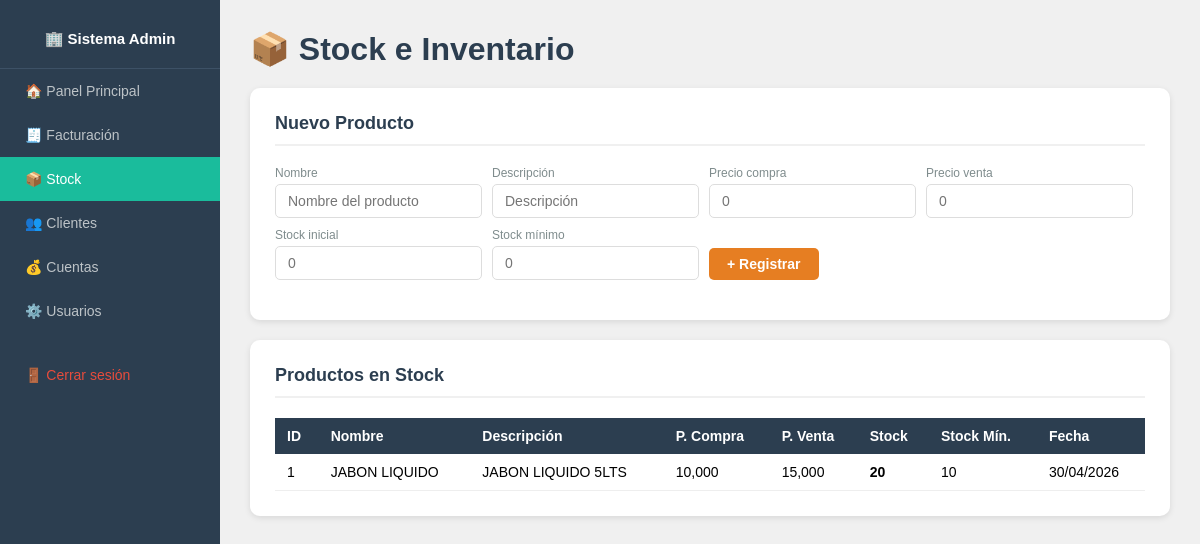
The page /stock (signed in) on the database its author committed.
### tables this page shows
CREATE TABLE productos (
            id INTEGER PRIMARY KEY AUTOINCREMENT,
            nombre TEXT UNIQUE,
            descripcion TEXT,
            precio_compra REAL,
            precio_venta REAL,
            stock INTEGER,
            stock_minimo INTEGER,
            fecha TEXT
        );

### app.py (the view)
@app.route("/stock")
@login_requerido
def stock():
    con = get_db()
    cur = con.cursor()
    cur.execute("SELECT * FROM productos ORDER BY id DESC")
    productos = cur.fetchall()
    con.close()
    return render_template("stock.html", productos=productos)

### app.py (called while the page is built)
def get_db():
    con = sqlite3.connect("facturas.db")
    con.row_factory = sqlite3.Row
    return con

def login_requerido(f):
    @wraps(f)
    def decorador(*args, **kwargs):
        if "usuario" not in session:
            return redirect(url_for("login"))
        return f(*args, **kwargs)
    return decorador

### templates/stock.html
{% extends "base.html" %}
{% block contenido %}
<h1 style="color:#2c3e50; margin-bottom:20px;">📦 Stock e Inventario</h1>
<div class="seccion">
  <h2>Nuevo Producto</h2>
  <form method="POST" action="/stock/nuevo">
    <div class="form-grupo">
      <div>
        <label>Nombre</label>
        <input type="text" name="nombre" placeholder="Nombre del producto" required>
      </div>
      <div>
        <label>Descripción</label>
        <input type="text" name="descripcion" placeholder="Descripción">
      </div>
      <div>
        <label>Precio compra</label>
        <input type="number" name="precio_compra" placeholder="0" required>
      </div>
      <div>
        <label>Precio venta</label>
        <input type="number" name="precio_venta" placeholder="0" required>
      </div>
      <div>
        <label>Stock inicial</label>
        <input type="number" name="stock" placeholder="0" required>
      </div>
      <div>
        <label>Stock mínimo</label>
        <input type="number" name="stock_minimo" placeholder="0">
      </div>
      <div>
        <button type="submit" class="btn btn-naranja">+ Registrar</button>
      </div>
    </div>
  </form>
</div>
<div class="seccion">
  <h2>Productos en Stock</h2>
  <table>
    <thead>
      <tr>
        <th>ID</th>
        <th>Nombre</th>
        <th>Descripción</th>
        <th>P. Compra</th>
        <th>P. Venta</th>
        <th>Stock</th>
        <th>Stock Mín.</th>
        <th>Fecha</th>
      </tr>
    </thead>
    <tbody>
      {% for p in productos %}
      <tr style="{% if p[5] <= p[6] %}background-color:#fde8e8;{% endif %}">
        <td>{{ p[0] }}</td>
        <td>{{ p[1] }}</td>
        <td>{{ p[2] }}</td>
        <td>{{ "{:,.0f}".format(p[3]) }}</td>
        <td>{{ "{:,.0f}".format(p[4]) }}</td>
        <td><strong>{{ p[5] }}</strong></td>
        <td>{{ p[6] }}</td>
        <td>{{ p[7] }}</td>
      </tr>
      {% endfor %}
    </tbody>
  </table>
</div>
{% endblock %}

### templates/base.html (style rules this page uses)
* { margin: 0; padding: 0; box-sizing: border-box; }
body { font-family: Arial, sans-serif; background-color: #f0f0f0; display: flex; }
.seccion { background: white; border-radius: 10px; padding: 25px; box-shadow: 0 2px 6px rgba(0,0,0,0.1); margin-bottom: 20px; }
.seccion h2 { color: #2c3e50; margin-bottom: 20px; font-size: 18px; border-bottom: 2px solid #f0f0f0; padding-bottom: 10px; }
.form-grupo { display: flex; gap: 10px; flex-wrap: wrap; margin-bottom: 15px; align-items: flex-end; }
.form-grupo input, .form-grupo select { padding: 8px 12px; border: 1px solid #ddd; border-radius: 5px; font-size: 14px; flex: 1; min-width: 120px; }
.form-grupo label { font-size: 12px; color: #7f8c8d; display: block; margin-bottom: 4px; }
.btn { padding: 8px 18px; border: none; border-radius: 5px; font-size: 14px; font-weight: bold; cursor: pointer; text-decoration: none; display: inline-block; }
.btn-naranja { background-color: #e67e22; color: white; }
table { width: 100%; border-collapse: collapse; font-size: 14px; }
th { background-color: #2c3e50; color: white; padding: 10px 12px; text-align: left; }
td { padding: 10px 12px; border-bottom: 1px solid #eee; }

### rows shown on the page
productos: id "1", nombre "JABON LIQUIDO", descripcion "JABON LIQUIDO 5LTS", precio_compra "10,000", precio_venta "15,000", stock "20", stock_minimo "10", fecha "30/04/2026"
